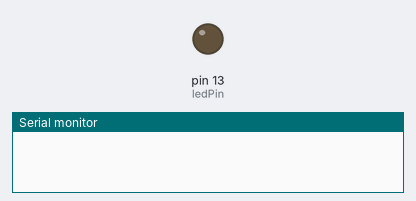
Simulated run of this sketch. Board: Arduino Uno, built with avr-gcc and run on an emulated ATmega328P. On the bench: output pins drawn as LEDs (lit = HIGH), the last lines printed to the serial monitor.

Above: at 0.1 s.
At 10.7 s:
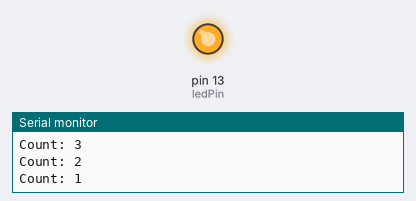
Timing chart, 0 to 12.3 s (numbered marks = the images above):
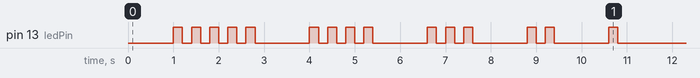

The sketch:

Assignment1_SmartCountdown.ino
```cpp
// Assignment 1 — Task 5: Smart Countdown
// Combines: variables, a custom function, a while loop, LED output, Serial Monitor

int startValue = 5;   // the number we count down from
int ledPin = 13;       // built-in LED pin on the Arduino Uno

// Custom function: blinks the LED a given number of times
void flashLED(int times) {
  int flashCount = 0;             // counts how many flashes have happened so far
  while (flashCount < times) {    // keep flashing until we've done enough
    digitalWrite(ledPin, HIGH);   // LED ON
    delay(200);
    digitalWrite(ledPin, LOW);    // LED OFF
    delay(200);
    flashCount = flashCount + 1;  // move to the next flash
  }
}

void setup() {
  pinMode(ledPin, OUTPUT);
  Serial.begin(9600);
  delay(1000); // give the Serial connection a moment to establish

  Serial.println("=== Smart Countdown Starting ===");

  int count = startValue;
  while (count > 0) {             // keep looping while count is still above 0
    Serial.print("Count: ");
    Serial.println(count);

    flashLED(count);              // blink the LED 'count' times

    delay(1000);                  // wait 1 second before the next number
    count = count - 1;            // move to the next count down
  }

  Serial.println("=== Countdown Complete ===");
}

void loop() {
  // Empty — everything happens once in setup()
}
```
